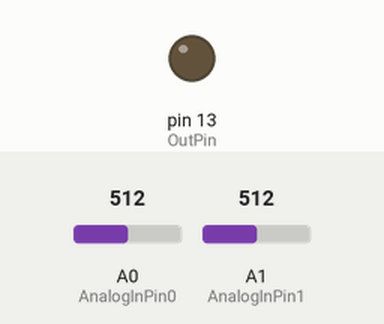
The sketch below on a simulated Arduino Uno, built with avr-gcc and run on an emulated ATmega328P. Shown: output pins drawn as LEDs (lit = HIGH). The test bench sets the inputs (shaded band); at power-on: A0 (AnalogInPin0) = 512, A1 (AnalogInPin1) = 512.

Above: at 1.8 s.
1.9 s: A0 (AnalogInPin0) set to 520
At 3.0 s:
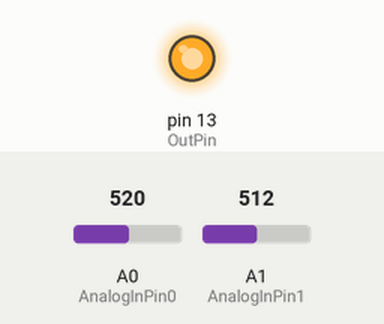
3.5 s: A0 (AnalogInPin0) set to 511
At 4.6 s:
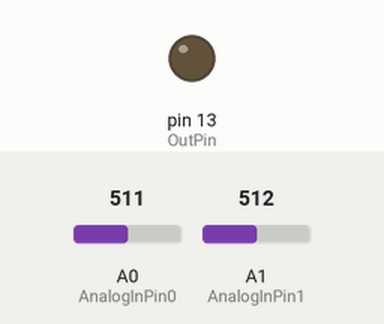
5.5 s: A0 (AnalogInPin0) set to 716
At 7.3 s:
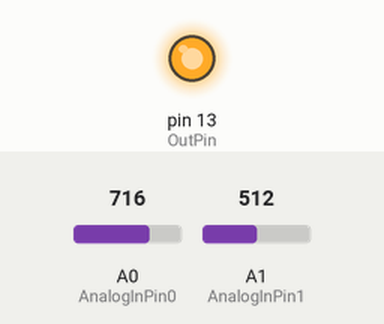
Timing chart, 0 to 8.8 s (numbered marks = the images above; inputs shaded):
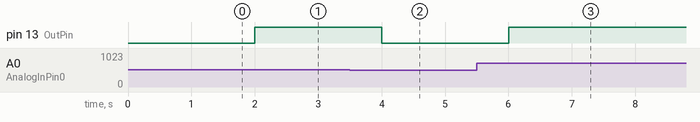

Measured:
- the behaviour switches between 512 and 513 on A0 (AnalogInPin0) (found by bisection; images 0 and 1)
- after the input at 1.9 s, pin 13 (OutPin): LOW → HIGH after 0.10 s
- after the input at 3.5 s, pin 13 (OutPin): HIGH → LOW after 0.50 s
- after the input at 5.5 s, pin 13 (OutPin): LOW → HIGH after 0.50 s

The sketch:

analog_OR.ino
```cpp
const int AnalogInPin0 = A0;
const int AnalogInPin1 = A1;
const int OutPin = 13;

int Sensor0Value = 0;
int Sensor1Value = 0;
int OutputValue = 0;

void setup() {
  Serial.begin(9600);
  pinMode(13, OUTPUT);
  digitalWrite(13, LOW);
}

void loop()
{
  digitalWrite(13, analogRead(AnalogInPin0) > 512 || analogRead(AnalogInPin1) > 512 ? HIGH : LOW);
  delay(1000);
}
```
